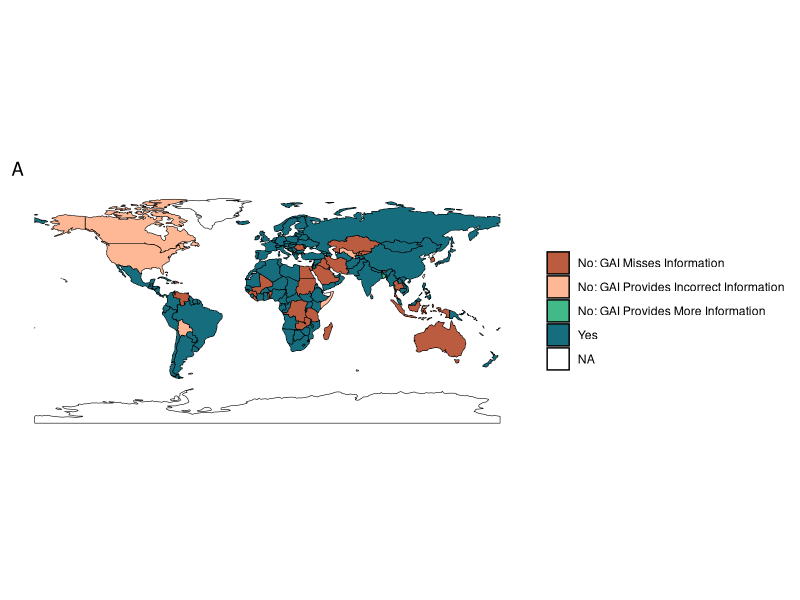
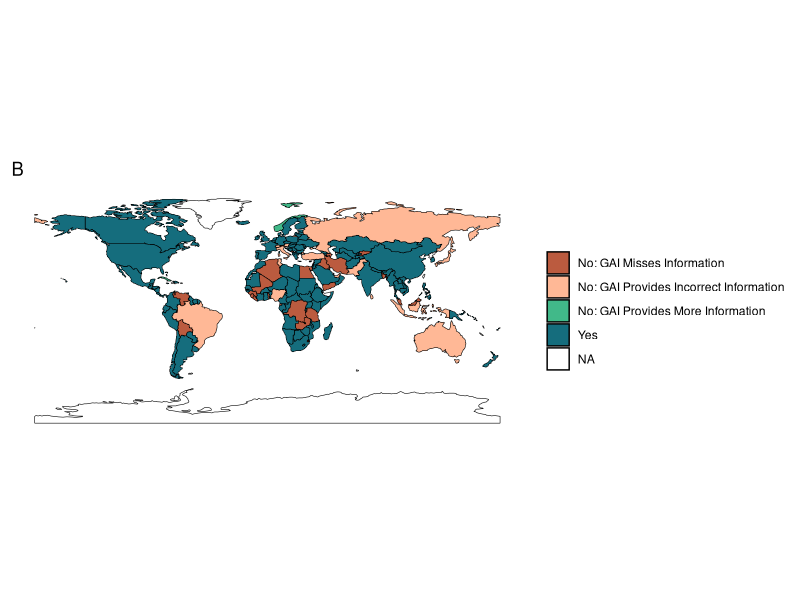
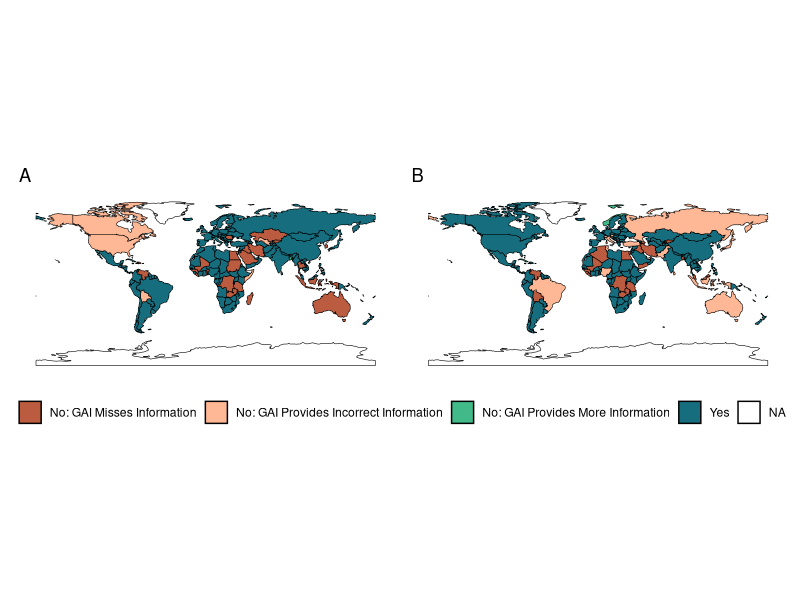
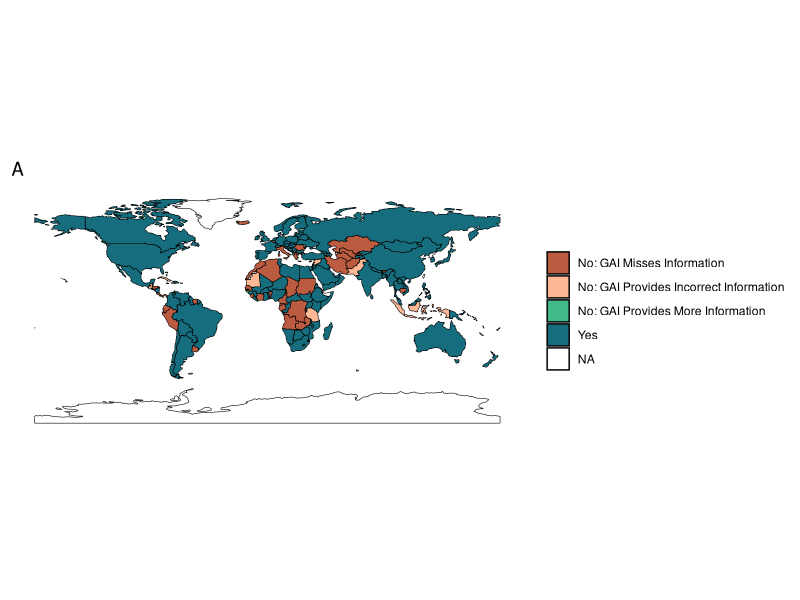
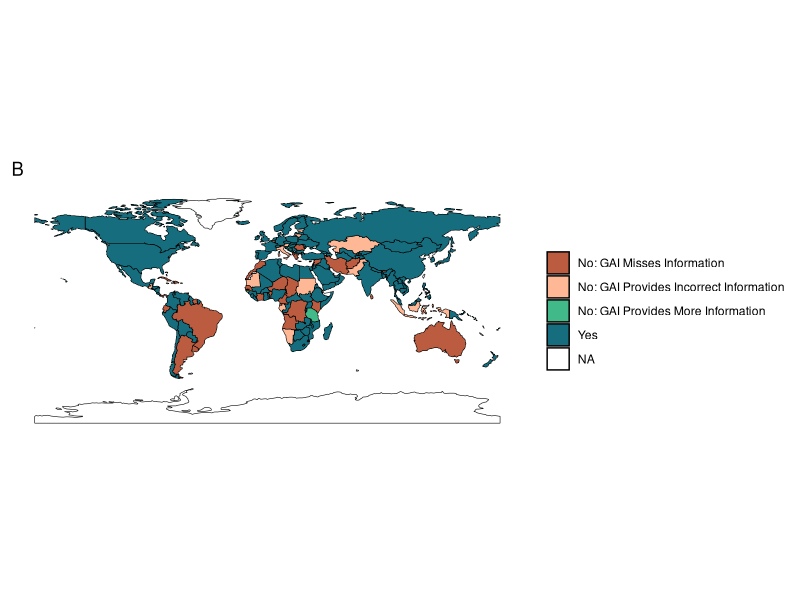
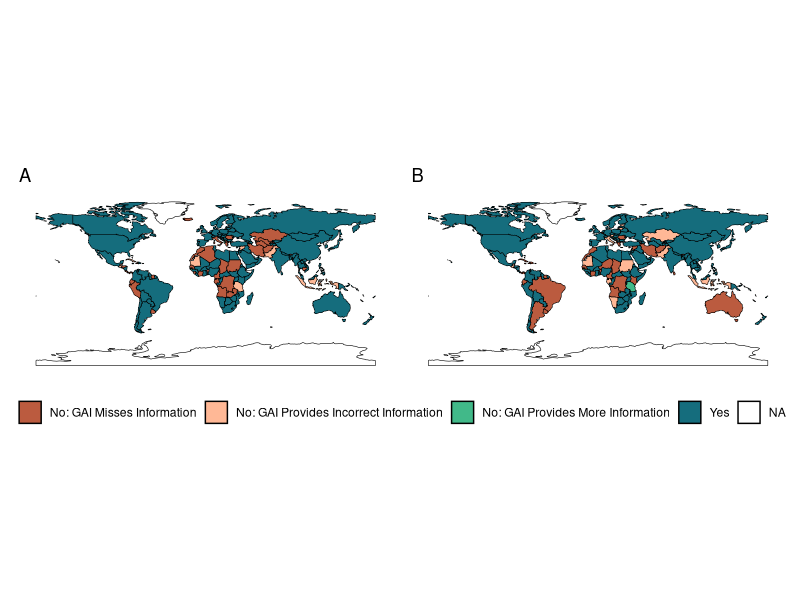

These figures' R source, in order:
library(tidyr)
library(readr)
library(dplyr)
library(rnaturalearth)
library(ggplot2)

#call data
ai.data <- read.csv("AIDataClean.csv")

ai.data <- ai.data %>%
  filter(!is.na(WHO_Region)) %>%
  filter(Country != "Democratic Peoples Republic of Korea (North Korea; DPRK)")

map <- ne_countries(type = 'countries')

one.df <- ai.data%>%
  filter(grepl("1. Is there a law that requires routine childhood vaccination in ? ", Query, ignore.case = TRUE)) %>%
  data.frame()

two.df <- ai.data %>%
  filter(grepl("2. In the event of an emergency, can the government require a citizen to receive a vaccination in?", Query, ignore.case = TRUE)) %>%
  data.frame()

one.data <- full_join(one.df, map, by = c("ISO" = "iso_a3_eh"))
two.data <- full_join(two.df, map, by = c("ISO" = "iso_a3_eh"))

one.map <- ggplot() +
  geom_sf(data = one.data, aes(fill = Match, geometry = geometry), color = "black", size = 0.2) +
  scale_fill_manual(values = c("#bb5b3f", "#ffb896", "#41b989", "#156d7d", "white"), 
                    na.value = "white", 
                    guide = guide_legend(override.aes = list(fill = c("#bb5b3f", "#ffb896", "#41b989", "#156d7d", "white")))) +
  theme_minimal() +
  theme(
    plot.title = element_text(hjust = 0),
    panel.grid.major = element_blank(),
    panel.grid.minor = element_blank(),
    axis.text = element_blank(),
    axis.ticks = element_blank(),
    legend.position = "right",
    legend.title = element_blank()) + 
  ggtitle("A")
print(one.map) #Childhood vaccination

two.map <- ggplot() +
  geom_sf(data = two.data, aes(fill = Match, geometry = geometry),color = "black", size = 0.2) +
  theme_minimal() +
  scale_fill_manual(values = c("#bb5b3f", "#ffb896", "#41b989", "#156d7d", "white"), 
                    na.value = "white", 
                    guide = guide_legend(override.aes = list(fill = c("#bb5b3f", "#ffb896", "#41b989", "#156d7d", "white")))) +
  theme(
    plot.title = element_text(hjust = 0),
    panel.grid.major = element_blank(),
    panel.grid.minor = element_blank(),
    axis.text = element_blank(),
    axis.ticks = element_blank(), 
    legend.position = "right",  
    legend.title = element_blank()) + 
  ggtitle("B")
print(two.map) #Emergency vaxx

library(patchwork)

one.map + two.map +
  plot_layout(guides = "collect") & 
  theme(legend.position = "bottom") 


QI.data <- read.csv("QIDataClean.csv")

QI.data <- QI.data %>%
  filter(!is.na(WHO_Region)) 

map <- ne_countries(type = 'countries')

iso.df <- QI.data %>%
  filter(grepl("1. What law allows the government to isolate?", Query, ignore.case = TRUE)) %>%
  data.frame()

qur.df <- QI.data %>%
  filter(grepl("6. What level of government quarantines?", Query, ignore.case = TRUE)) %>%
  data.frame()

iso.data <- full_join(iso.df, map, by = c("ISO" = "iso_a3_eh"))
qur.data <- full_join(qur.df, map, by = c("ISO" = "iso_a3_eh"))

iso.map <- ggplot() +
  geom_sf(data = iso.data, aes(fill = Concordance, geometry = geometry),color = "black", size = 0.2) +
  theme_minimal() +
  scale_fill_manual(values = c("#bb5b3f", "#ffb896", "#41b989", "#156d7d", "white"), 
                    na.value = "white", 
                    guide = guide_legend(override.aes = list(fill = c("#bb5b3f", "#ffb896", "#41b989", "#156d7d", "white")))) + 
  theme(
    plot.title = element_text(hjust = 0),
    panel.grid.major = element_blank(),
    panel.grid.minor = element_blank(),
    axis.text = element_blank(),
    axis.ticks = element_blank(), 
    legend.position = "right",  
    legend.title = element_blank()) + 
  ggtitle("A")
print(iso.map) #Iso Q1

qur.map <- ggplot() +
  geom_sf(data = qur.data, aes(fill = Concordance, geometry = geometry),color = "black", size = 0.2) +
  theme_minimal() +
  scale_fill_manual(values = c("#bb5b3f", "#ffb896", "#41b989", "#156d7d", "white"), 
                    na.value = "white", 
                    guide = guide_legend(override.aes = list(fill = c("#bb5b3f", "#ffb896", "#41b989", "#156d7d", "white")))) +
  theme(
    plot.title = element_text(hjust = 0),
    panel.grid.major = element_blank(),
    panel.grid.minor = element_blank(),
    axis.text = element_blank(),
    axis.ticks = element_blank(), 
    legend.position = "right",  
    legend.title = element_blank()) +
  ggtitle("B")
print(qur.map) #Quar Q6

iso.map + qur.map +
  plot_layout(guides = "collect") & 
  theme(legend.position = "bottom") 
